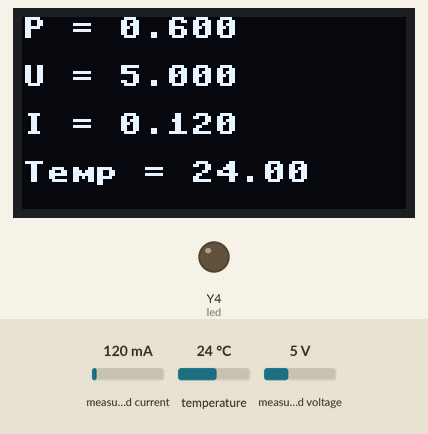
This program was run on a simulated pyboard running MicroPython. Shown: 128×64 one-colour display, output pins drawn as LEDs (lit = HIGH). Inputs (shaded band) come from the test bench; at power-on: measured current 120 mA, temperature 24 °C, measured voltage 5 V. Files the program writes start out absent; library files of the repository ran but are not shown: ssd1306.py; what the program prints to the serial console is not drawn.

Above: at 2.3 s.

The program:

main.py
```python
from machine import Pin, I2C
from struct import unpack
from time import sleep
import machine, onewire, ds18x20, time
from ssd1306 import SSD1306_I2C
import utime
import math
from machine import Pin, I2C
import sdcard
import uos
led = Pin(25, Pin.OUT)


# Assign chip select (CS) pin (and start it high)
cs = machine.Pin(13, machine.Pin.OUT)

# Intialize SPI peripheral (start with 1 MHz)
spi=machine.SPI(1,baudrate=40000000,sck=Pin(10),mosi=Pin(11),miso=Pin(12))


# Initialize the SD card
spi=machine.SPI(1,baudrate=40000000,sck=Pin(10),mosi=Pin(11),miso=Pin(12))
# Create a instance of MicroPython Unix-like Virtual File System (VFS),
sd = sdcard.SDCard(spi, Pin(13))


# Debug print SD card directory and files
vfs = uos.VfsFat(sd)
uos.mount(vfs, "/sd")


global SHUNT_OHMS
SHUNT_OHMS = 0.1

ina_i2c = I2C(1, scl=Pin(7), sda=Pin(6), freq=100000)
ds_pin = machine.Pin(22)
#ina_i2c.scan()

class ina219:
    REG_CONFIG = 0x00
    REG_SHUNTVOLTAGE = 0x01
    REG_BUSVOLTAGE = 0x02
    REG_POWER = 0x03
    REG_CURRENT = 0x04
    REG_CALIBRATION = 0x05

    def __init__(self,sr, address, maxi):
        self.address = address
        self.shunt = sr

    def vshunt(icur):
        # Read Shunt register 1, 2 bytes
        reg_bytes = ina_i2c.readfrom_mem(icur.address, icur.REG_SHUNTVOLTAGE, 2)
        reg_value = int.from_bytes(reg_bytes, 'big')
        if reg_value > 2**15: #negative
            sign = -1
            for i in range(16):
                reg_value = (reg_value ^ (1 << i))
        else:
            sign = 1
        return (float(reg_value) * 1e-4 * sign)

    def vbus(ivolt):
        # Read Vbus voltage
        reg_bytes = ina_i2c.readfrom_mem(ivolt.address, ivolt.REG_BUSVOLTAGE, 2)
        reg_value = int.from_bytes(reg_bytes, 'big') >> 3
        return float(reg_value) * 0.004

    def configure(conf):
        #ina_i2c.writeto_mem(conf.address, conf.REG_CONFIG, b'\x01\x9F') # PG = 1
        #ina_i2c.writeto_mem(conf.address, conf.REG_CONFIG, b'\x09\x9F') # PG = /2
        ina_i2c.writeto_mem(conf.address, conf.REG_CONFIG, b'\x11\x9F') # PG = /3
        #ina_i2c.writeto_mem(conf.address, conf.REG_CONFIG, b'\x19\x9F') # PG = /4
        ina_i2c.writeto_mem(conf.address, conf.REG_CALIBRATION, b'\x00\x00')


print('Found a ds18x20 device')
# Create current measuring object
oled = SSD1306_I2C(128, 64, ina_i2c)
ina = ina219(SHUNT_OHMS, 64, 5)
ina.configure()
utime.sleep_ms(10)

ds_sensor = ds18x20.DS18X20(onewire.OneWire(ds_pin))
roms = ds_sensor.scan()


# Write sample text


# Close the file


start = time.ticks_ms()

while True:
    oled.fill(0)
    utime.sleep_ms(10)
    v = ina.vbus()
    utime.sleep_ms(10) # Delay to avoid micropython error
    i = ina.vshunt()
    utime.sleep_ms(10) # Delay to avoid micropython error
    p = i * v
    ds_sensor.convert_temp()
    utime.sleep_ms(10)
    for rom in roms:
        tmp = ds_sensor.read_temp(rom)
    #print("t = %d" %  (time.ticks_diff(time.ticks_ms(),start)/100) ,", U = %.3f" % v ,", I = %.3f" % i , ", P = %.2f" % p, ", Temp = %.2f" % tmp)
    sleep(1)
    oled.text("P = %.3f" % p, 0, 0)
    oled.text("U = %.3f" % v, 0, 16)
    oled.text("I = %.3f" % i, 0, 32)
    oled.text("Temp = %.2f" % tmp, 0, 48)
    with open("/sd/data.txt", "a")  as file:
        led.value(1)
        file.write(str(time.ticks_diff(time.ticks_ms(),start)/1000))
        file.write(";")
        file.write(str(v))
        file.write(";")
        file.write(str( i) )
        file.write(";")
        file.write(str(p))
        file.write(";")
        file.write(str( tmp))
        file.write("\r\n")
        led.value(0)

    time.sleep(1)
    oled.show()
    time.sleep(14)
```
